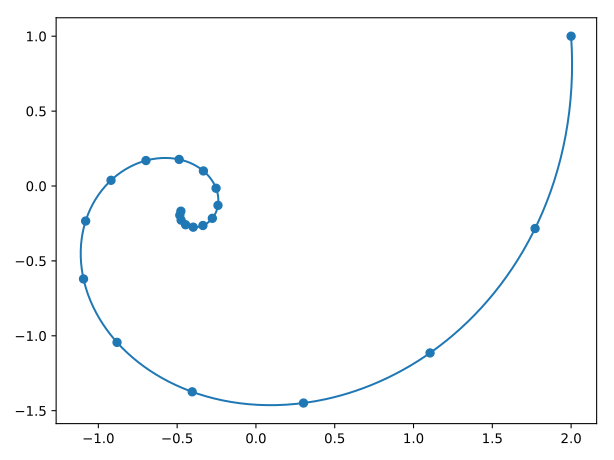

Write Julia code to recreate this figure.
using QuantumOptics
using PyPlot

basis = FockBasis(50)
a = destroy(basis)
at = create(basis)
H = at*a + 0.5*(a + at)
J = [0.9*a]
ψ0 = coherentstate(basis, 2 + 1im)
T = [0:0.01:10;]
tout, ρt = timeevolution.master(T, ψ0, H, J)
α = expect(a, ρt)

plot(real(α), imag(α))
plot(real(α[1:50:end]), imag(α[1:50:end]), "oC0")
tight_layout()
savefig("fock.svg")
